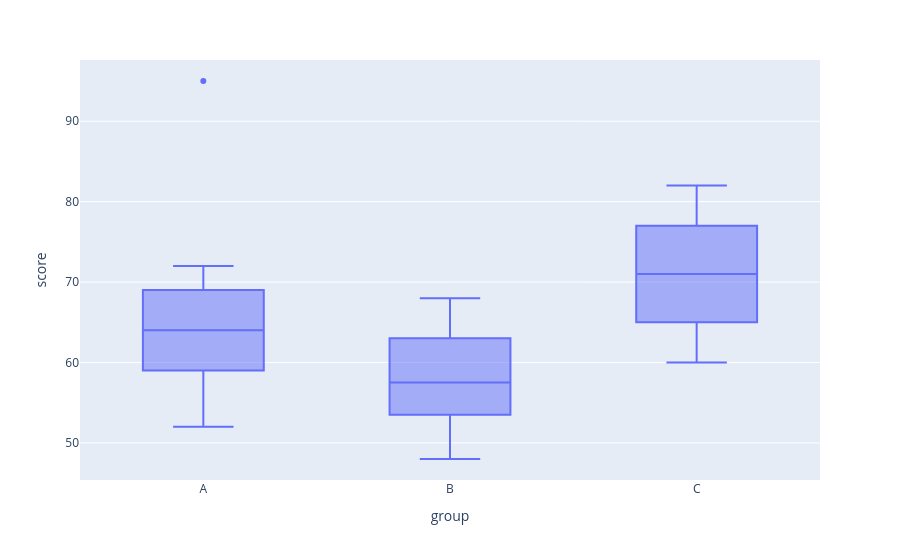

Notebook source saved alongside this figure:
### Code cell
fig = px.box(
    df,
    x='group',
    y='score',
)

fig.show()

### Figure 1 — Plotly figure (JSON) as saved in the notebook; plotly's stock layout.template omitted (floating-point values rounded to 4 significant figures)
{"data": [{"alignmentgroup": "True", "hovertemplate": "group=%{x}<br>score=%{y}<extra></extra>", "legendgroup": "", "marker": {"color": "#636efa"}, "name": "", "notched": false, "offsetgroup": "", "orientation": "v", "showlegend": false, "x": ["A", "A", "A", "A", "A", "A", "A", "A", "A", "A", "A", "A", "B", "B", "B", "B", "B", "B", "B", "B", "B", "B", "B", "B", "C", "C", "C", "C", "C", "C", "C", "C", "C", "C", "C", "C"], "x0": " ", "xaxis": "x", "y": [52, 55, 58, 60, 61, 63, 65, 67, 68, 70, 72, 95, 48, 50, 53, 54, 56, 57, 58, 60, 62, 64, 66, 68, 60, 62, 64, 66, 68, 70, 72, 74, 76, 78, 80, 82], "y0": " ", "yaxis": "y", "type": "box"}], "layout": {"xaxis": {"anchor": "y", "domain": [0.0, 1.0], "title": {"text": "group"}}, "yaxis": {"anchor": "x", "domain": [0.0, 1.0], "title": {"text": "score"}}, "legend": {"tracegroupgap": 0}, "margin": {"t": 60}, "boxmode": "group"}}
